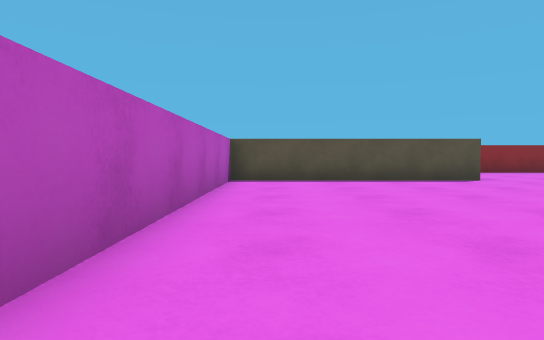
view 1 (above)

15 first-person views from a walk through a scene from a Unity 3-D project. The camera is 0.55 m above the floor, tilts 2° down and sees 75° across. The floor is counted in squares, 1 m on a side. Each view is taken from the middle of a square. On the plan, view 1 faces up. The plan holds only what a view shows up to about 9 squares ahead; the rest is blank. The place goes on beyond the plan. The player is left out.

view 2
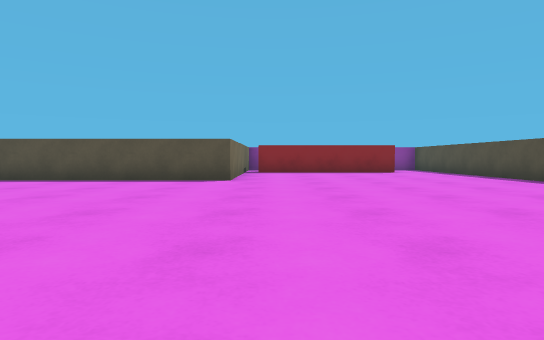

view 3
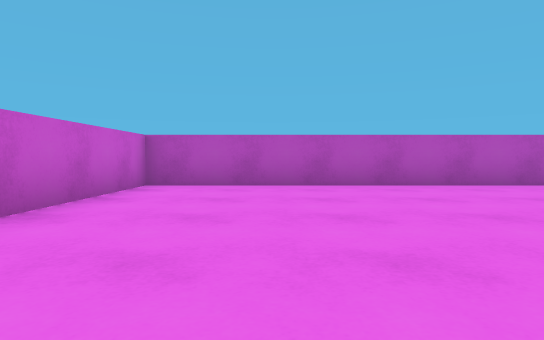

view 4
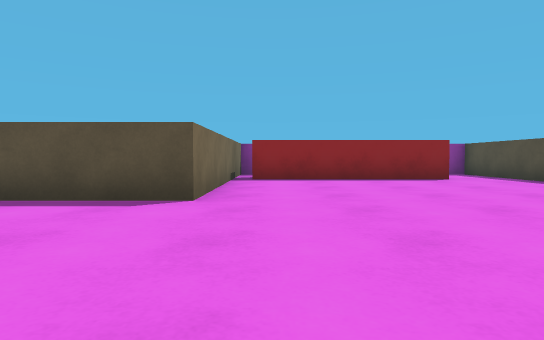

view 5
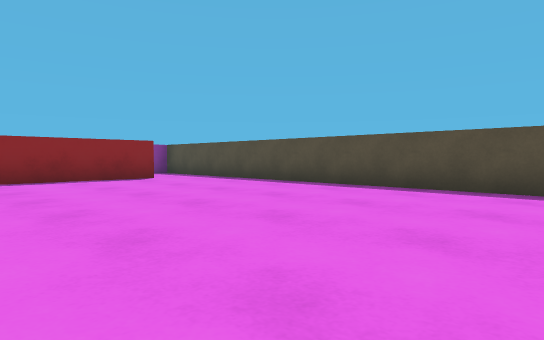

view 6
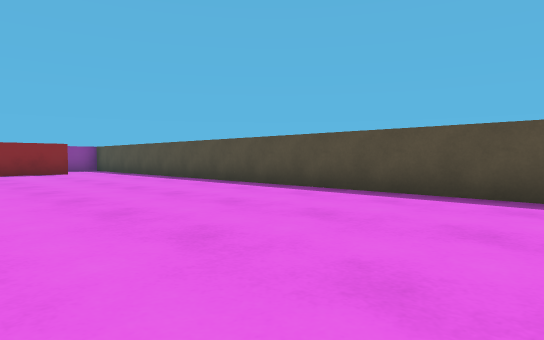

view 7
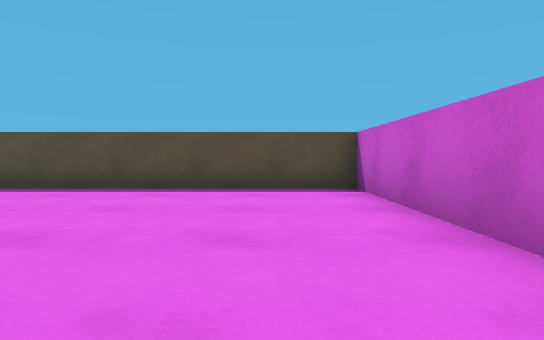

view 8
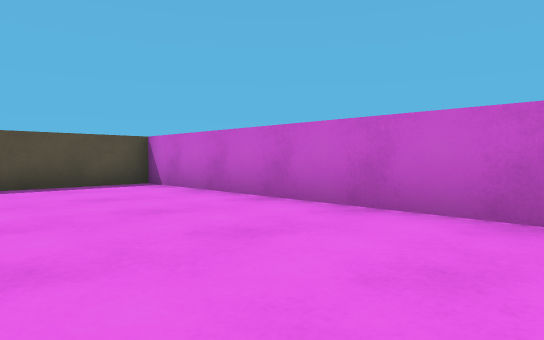

view 9
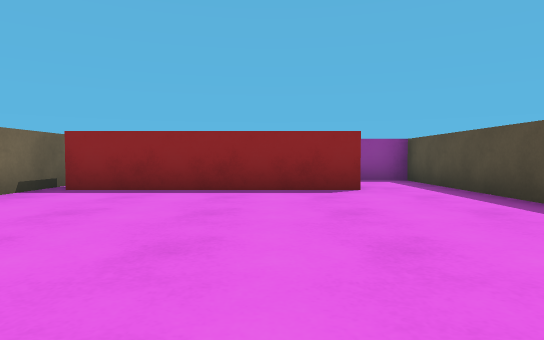

view 10
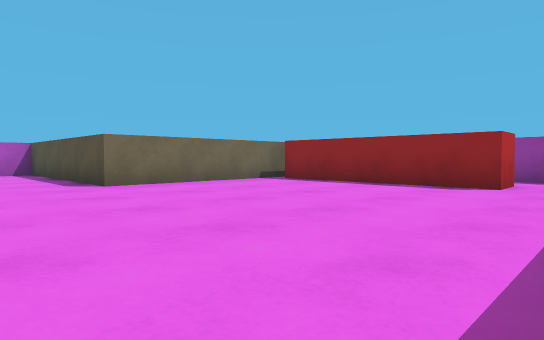

view 11
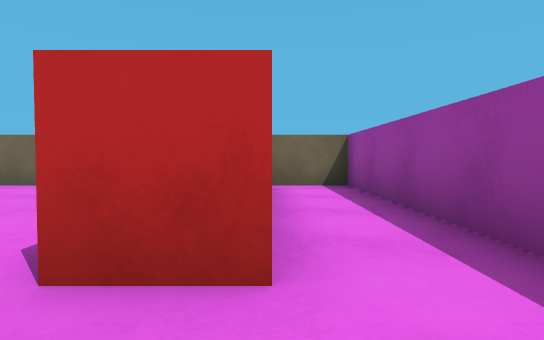

view 12
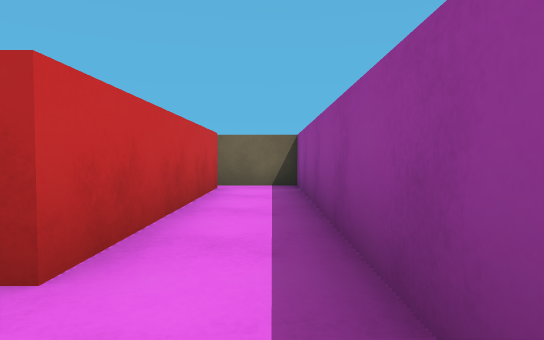

view 13
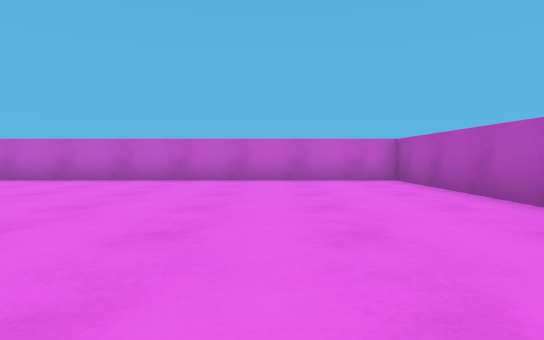

view 14
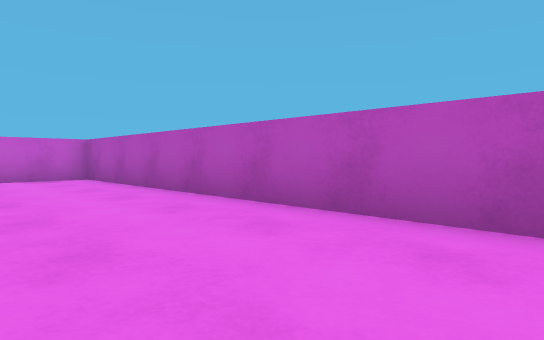

view 15
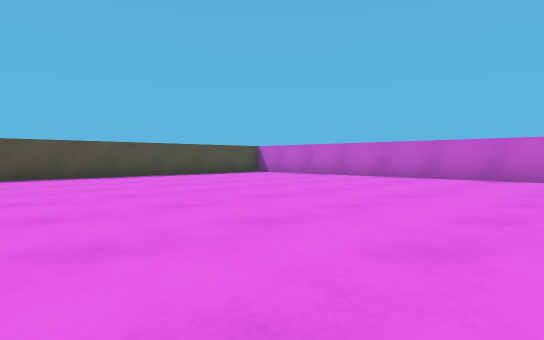

### Floor plan
Points are (right, up) in squares from view 1. A wall is a line through its corners. A room is listed if a view was taken in it or the views show most of it. See-through windows are left out.
Room 1 (views 1, 2, 3, 4, 5, 6, 7, 8, 9, 10, 11, 13, 14, 15)
walls: (5, 13.5) (5, 8.5) (-1, 8.5) (-1, -2.5) (12.3, -2.5) (12.3, 14.5); (10.5, 14) (10.5, 13) (5.5, 13)
ways out: opening at (11.5, 13.5) to room 2
Room 2 (view 12)
walls: (12.3, 14.5) (12.3, 15.5) (5, 15.5) (5, 13.5); (5.5, 14) (10.5, 14)
ways out: opening at (11.5, 13.5) to room 1

Positions as (right, up) in squares from view 1, and headings:
1: (0, 0), facing up
2: (6, 0), facing up
3: (6, 0), facing left
4: (6, 4), facing up
5: (6, 4), facing up-right
6: (7, 0), facing up-right
7: (6, -1), facing right
8: (5, 1), facing down-right
9: (9, 7), facing up
10: (12, 6), facing up-left
11: (12, 14), facing left
12: (12, 15), facing left
13: (2, 6), facing down
14: (2, 7), facing down-left
15: (2, 7), facing down-right
